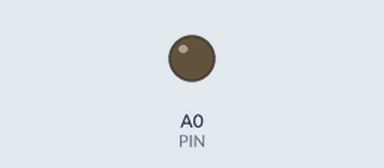
The sketch below on a simulated Arduino Zero (SAMD21). Shown: output pins drawn as LEDs (lit = HIGH).

Above: at 0.08 s.
At 9.89 s:
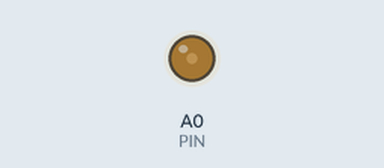
At 19.88 s:
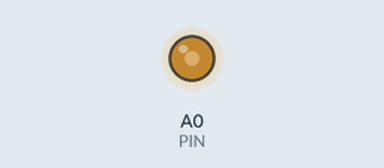
At 39.85 s:
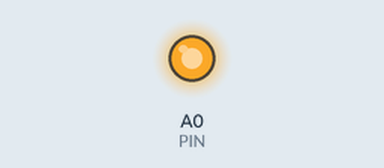
Timing chart, 0 to 40.0 s (numbered marks = the images above):
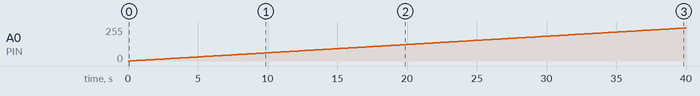

The sketch:

DAC.ino
```cpp
// (licence header left out)
#include <stdint.h>

static uint8_t PIN = A0;

void setup()
{
    analogWriteResolution(12);
}

void loop()
{
    static int8_t dir;
    static uint16_t val;

    dir = dir == 0 ? +1 :
        val == 4096 ? -1 :
        val == 0  ? +1 :
        dir;

    val += dir;

    analogWrite(PIN, val);

    delay(10);
}
```

Measured:
- by itself, A0 (PIN): moves from 0/255 to 248/255 over 39.8 s
